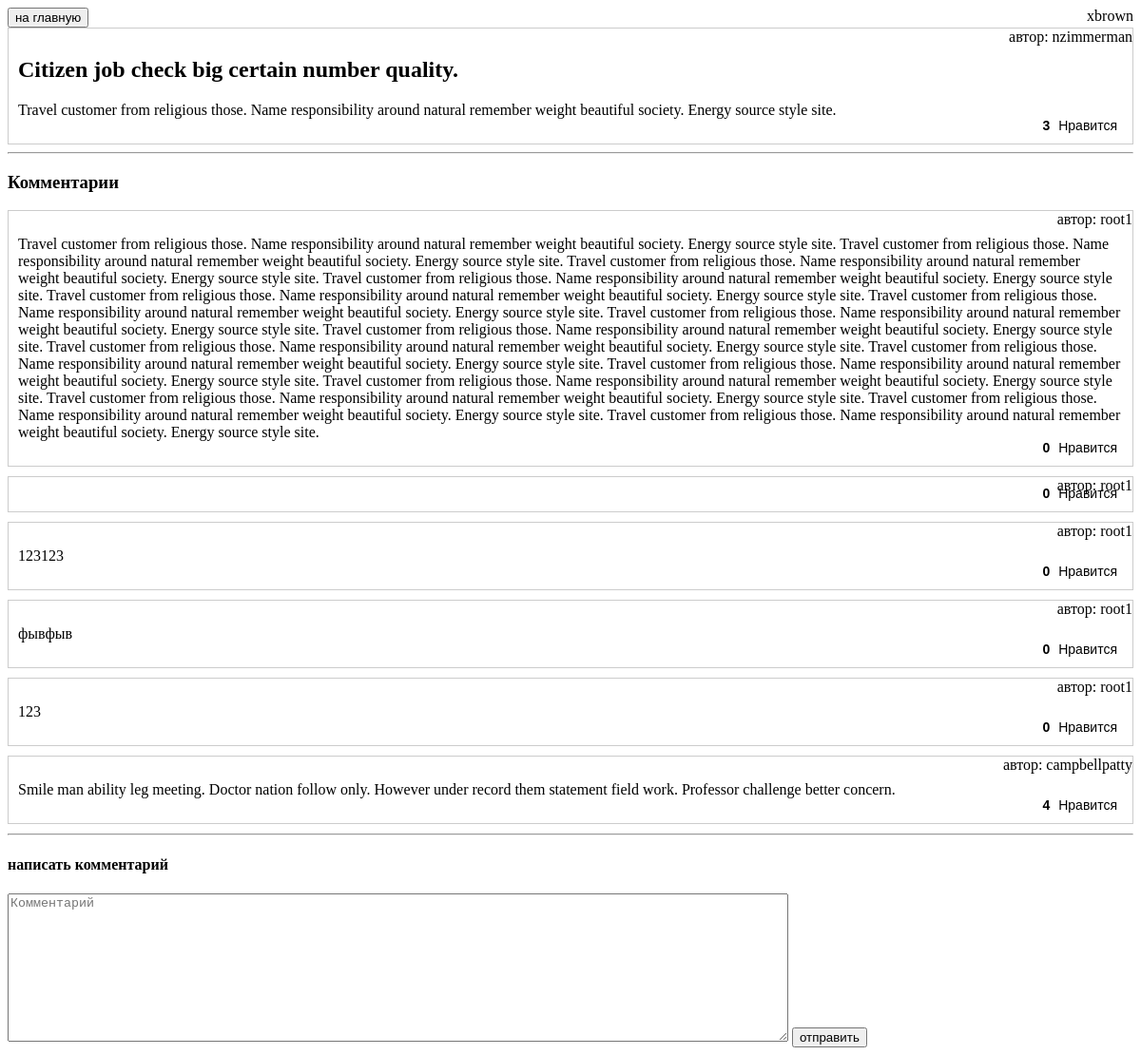
Screenshot of /post/1/ (signed in) with the database file from the repository.
### base/models.py (models this page shows, shortened)
class like:
    def number_of_likes(self):
        return self.likes.count()
    def isLiked(self, user: User):
        if user.is_anonymous:
            return False
        return self.likes.contains(user)

class Post(models.Model, like):
    name = models.CharField(max_length=80)
    content = models.TextField(max_length=512)
    creator = models.ForeignKey(User, on_delete=models.PROTECT)
    likes = models.ManyToManyField(User, related_name="post_like")
    created_on = models.DateTimeField(auto_now_add=True)
    class Meta:
        ordering = ['-created_on']

class Comment(models.Model, like):
    creator = models.ForeignKey(User, on_delete=models.CASCADE)
    likes = models.ManyToManyField(User, related_name="comment_like")
    content = models.TextField(max_length=512)
    post = models.ForeignKey(Post, on_delete=models.CASCADE, related_name='comments')
    created_on = models.DateTimeField(auto_now_add=True)
    class Meta:
        ordering = ['-created_on']

### base/views.py (the view)
# urls.py: path('post/<int:pk>/', views.PostPage),
def PostPage(request: HttpRequest, pk: int):
    post = Post.objects.get(id=pk)
    post.likes_count = post.number_of_likes()
    post.isLiked = post.isLiked(request.user)
    comments = post.comments.all()
    for comment in comments:
        comment.likes_count = comment.number_of_likes()
        comment.isLiked = comment.isLiked(request.user)
    ctx = {
        'post': post,
        'comments': comments,
        'user': request.user
    }
    return render(request, 'post.html', ctx)

### templates/post.html (shortened to what this page needs)
{% extends 'layout.html' %}
{% block body %}
    <div class="grey" style="display: flex; justify-content: space-between;">
        <a href="/" style="text-decoration: none; color:white">
            <button type="submit" class="btn ">
                на главную
            </button>
        </a>
        <div>{{ user }}</div>
    </div>
    <div class="post">
        <h2 class="post-title">{{ post.name }}</h2>
        <div class="post-content">
            <p>{{ post.content }}</p>
        </div>
        <div class="post-author">
            автор: {{ post.creator }}
        </div>
        <div class="post-info">
            <form method="post" action="/likePost/">
                <button class="post-likes-button" {% if post.isLiked %} style="background-color: #c6ff00" {% endif %}
                        type="submit" name="id" value="{{ post.id }}">
                    <span class="post-likes-count">{{ post.likes_count }}</span> <span>Нравится</span>
                </button>
            </form>
        </div>
    </div>
    <hr>
    <h3>Комментарии</h3>
    {% for comment in comments %}
        <div class="post" style="margin-bottom: 10px">
            <div class="post-content">
                <p>{{ comment.content }}</p>
            </div>
            <div class="post-author">
                автор: {{ comment.creator }}
            </div>
            <div class="post-info">
                <form method="post" action="/likeComment/">
                    <button
                            class="post-likes-button"
                            type="submit" name="id" value="{{ comment.id }}">
                        <span class="post-likes-count">{{ comment.likes_count }}</span> <span>Нравится</span>
                    </button>
                </form>
            </div>
        </div>
    {% endfor %}
    <hr>
    {% if user.is_authenticated %}
        <h4>написать комментарий</h4>
        <form method="post" action="/post/{{ post.id }}/addComment/">
            <textarea name="content" cols="100" rows="10" placeholder="Комментарий"></textarea>
            <button type="submit">отправить</button>
        </form>
    {% endif %}
{% endblock %}

### templates/static/style.css (style rules this page uses)
.post { position: relative; border: 1px solid #ccc; padding: 10px; }
.post-author { position: absolute; top: 0; right: 0; }
.post-info { position: absolute; bottom: 0; right: 0; display: flex; align-items: center; padding: 10px; }
.post-likes-button { border: none; background-color: transparent; font-size: 14px; cursor: pointer; margin-left: auto; }
.post-likes-count { font-weight: bold; margin-right: 5px; }

### rows the page displays
Post: name "Citizen job check big certain number quality.", content "Travel customer from religious those. Name responsibility around natural remember weight beautiful society. Energy source style site.", creator "nzimmerman", likes_count "3"
Comment: content "Travel customer from religious those. Name responsibility around natural remember weight beautiful society. Energy source style site. Travel customer from religious those. Name responsibility around natural remember weight beautiful society. Energy source style site. Travel customer from religious those. Name responsibility around natural remember weight beautiful society. Energy source style site. Travel customer from religious those. Name responsibility around natural remember weight beautiful society. Energy source style site. Travel customer from religious those. Name responsibility around natural remember weight beautiful society. Energy source style site. Travel customer from…", creator "root1", {{ comment.id }} 46 (drawn), likes_count "0"
Comment: creator "root1", {{ comment.id }} 25 (drawn), likes_count "0"
Comment: content "123123", creator "root1", {{ comment.id }} 23 (drawn), likes_count "0"
Comment: content "фывфыв", creator "root1", {{ comment.id }} 22 (drawn), likes_count "0"
Comment: content "123", creator "root1", {{ comment.id }} 21 (drawn), likes_count "0"
Comment: content "Smile man ability leg meeting. Doctor nation follow only. However under record them statement field work. Professor challenge better concern.", creator "campbellpatty", {{ comment.id }} 5 (drawn), likes_count "4"

### other values shown
{{ user }} "xbrown"
